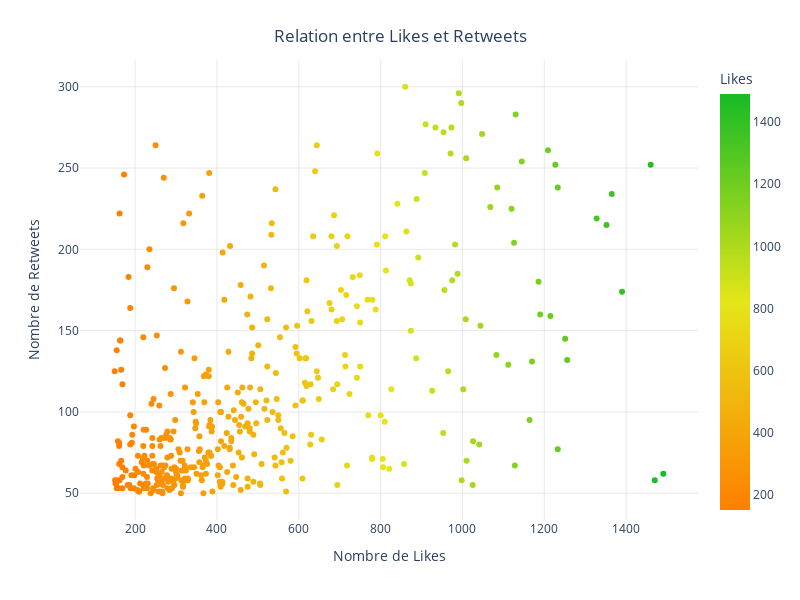

The notebook cell saved with this chart:
### Markdown cell above
Le contenu informatif a plus de chances d'être retweeté pour sensibiliser les gens, tandis que le contenu divertissant est souvent préféré pour ses aspects agréables, ce qui lui vaut davantage de likes. <br> Préférences des utilisateurs : certains peuvent aimer un tweet s'il correspond à leurs valeurs, tandis que d'autres préfèrent le retweeter pour le partager avec leurs abonnés. <br> Contexte du tweet : les tweets sur des sujets d'actualité ont plus de chances de recevoir des retweets, car ils enrichissent la discussion, alors que ceux à caractère personnel ou émotionnel récoltent souvent plus de likes, en signe de soutien ou d'empathie. <br>

### Code cell
fig = px.scatter(
    df_filtered,
    x='Likes',
    y='Retweets',
    color='Likes',  # Remplacez par une colonne pertinente si disponible
    color_continuous_scale=[ (0,  "#ff7f00"),  # Couleur pour les faibles densités
        (0.5, "#e5e619"),                   
        (1, "#16bb26")]  # Couleur pour les densités élevées]  # Palette de couleurs pour un rendu esthétique
)
# Personnalisation de la mise en page
fig.update_layout(
    title={
        'text': "Relation entre Likes et Retweets",
        'y': 0.95, 'x': 0.5, 'xanchor': 'center', 'yanchor': 'top'
    },
    xaxis=dict(
        title='Nombre de Likes',
        showgrid=True, gridcolor='lightgrey', gridwidth=0.5,
        zeroline=True, zerolinecolor='black'
    ),
    yaxis=dict(
        title='Nombre de Retweets',
        showgrid=True, gridcolor='lightgrey', gridwidth=0.5,
        zeroline=True, zerolinecolor='black'
    ),
    plot_bgcolor='rgba(0,0,0,0)',  # Rendre le fond transparent
    height=600, width=800
)

### Figure 1 — Plotly figure (JSON) as saved in the notebook; plotly's stock layout.template omitted (floating-point values rounded to 4 significant figures; data arrays with more than 128 entries replaced by an {"elided": "..."} marker saying what was removed)
{"data": [{"hovertemplate": "Likes=%{marker.color}<br>Retweets=%{y}<extra></extra>", "legendgroup": "", "marker": {"color": {"elided": "418 int values"}, "coloraxis": "coloraxis", "symbol": "circle"}, "mode": "markers", "name": "", "orientation": "v", "showlegend": false, "type": "scatter", "x": {"elided": "418 int values"}, "xaxis": "x", "y": {"elided": "418 int values"}, "yaxis": "y"}], "layout": {"coloraxis": {"colorbar": {"title": {"text": "Likes"}}, "colorscale": [[0, "#ff7f00"], [0.5, "#e5e619"], [1, "#16bb26"]]}, "height": 600, "legend": {"tracegroupgap": 0}, "margin": {"t": 60}, "plot_bgcolor": "rgba(0,0,0,0)", "title": {"text": "Relation entre Likes et Retweets", "x": 0.5, "xanchor": "center", "y": 0.95, "yanchor": "top"}, "width": 800, "xaxis": {"anchor": "y", "domain": [0, 1], "gridcolor": "lightgrey", "gridwidth": 0.5, "showgrid": true, "title": {"text": "Nombre de Likes"}, "zeroline": true, "zerolinecolor": "black"}, "yaxis": {"anchor": "x", "domain": [0, 1], "gridcolor": "lightgrey", "gridwidth": 0.5, "showgrid": true, "title": {"text": "Nombre de Retweets"}, "zeroline": true, "zerolinecolor": "black"}}}
